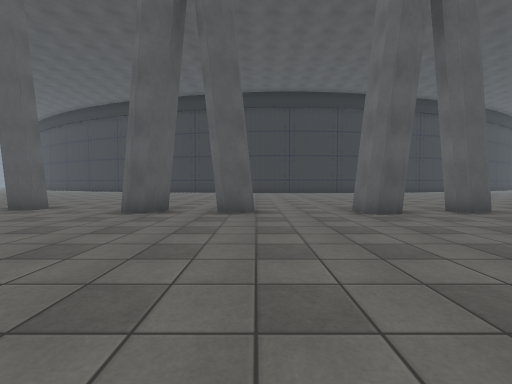
[1] (above)

17 first-person views from a walk through a 3-D level made in the Unity game engine. The camera is 1.2 m above the floor, tilts 2° down and sees 90° across. Doors are open. The floor is counted in squares, 2 m on a side. Each view is taken from the middle of a square. On the plan, view 1 faces up. The plan holds only what a view shows up to about 9 squares ahead; the rest is blank. The place goes on beyond the plan. Some animated figures are not drawn. Some surface patterns are stand-ins.

[2]
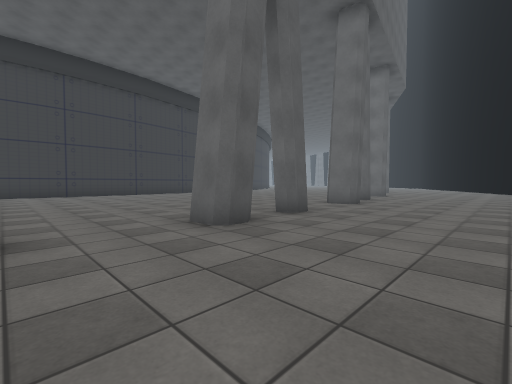

[3]
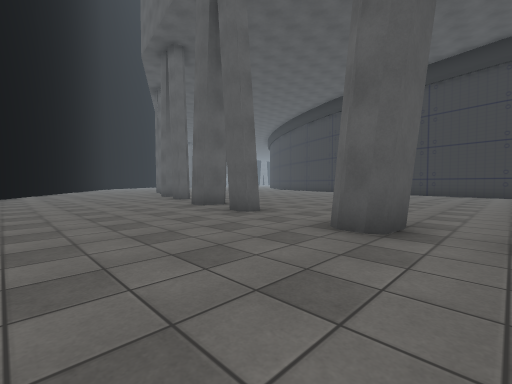

[4]
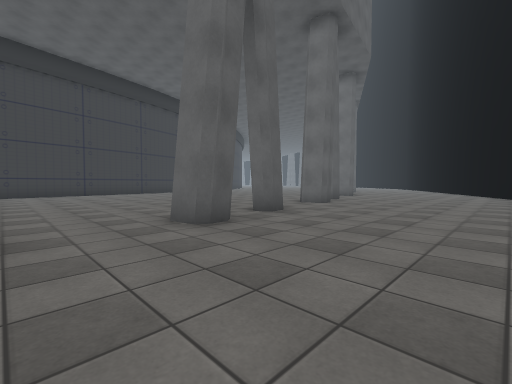

[5]
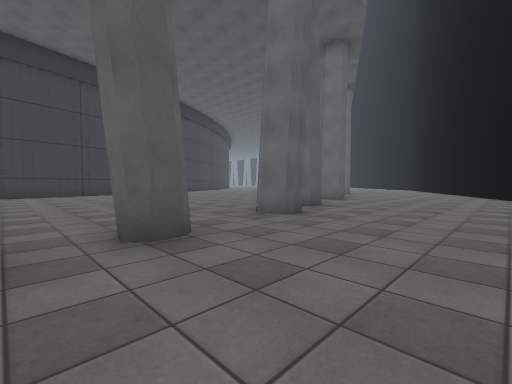

[6]
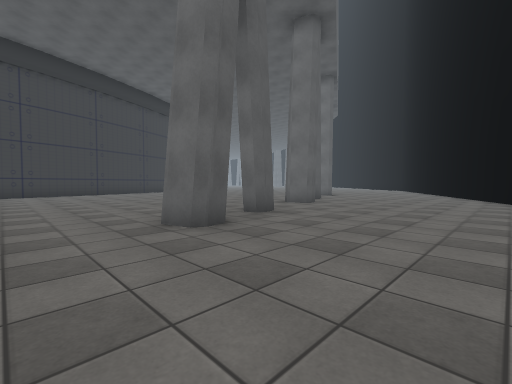

[7]
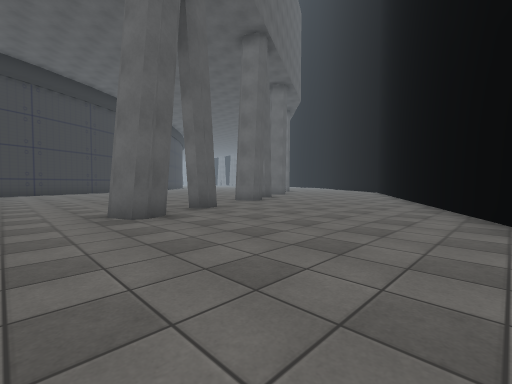

[8]
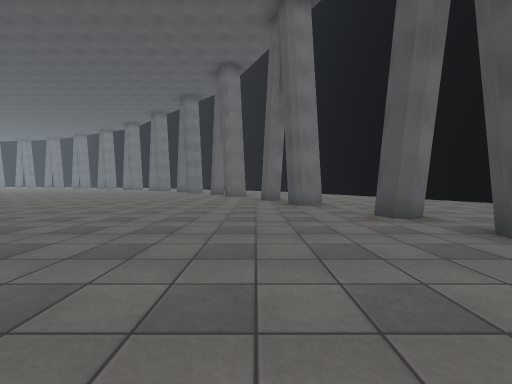

[9]
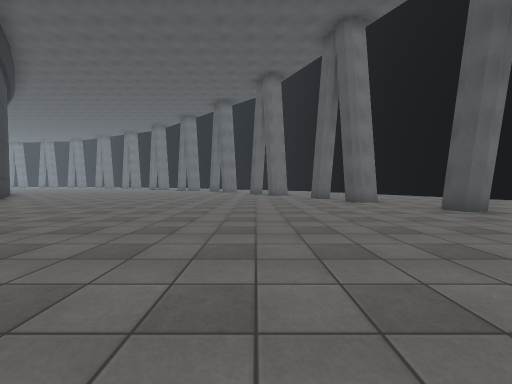

[10]
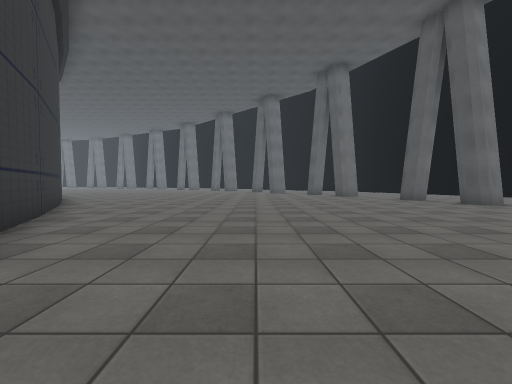

[11]
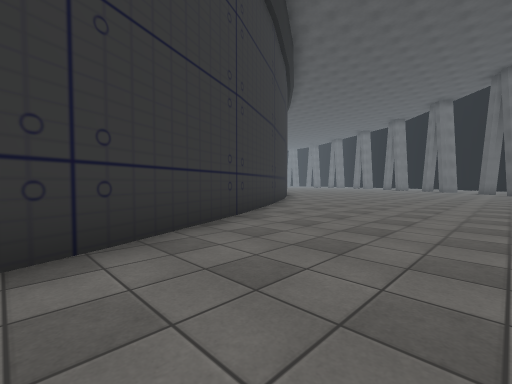

[12]
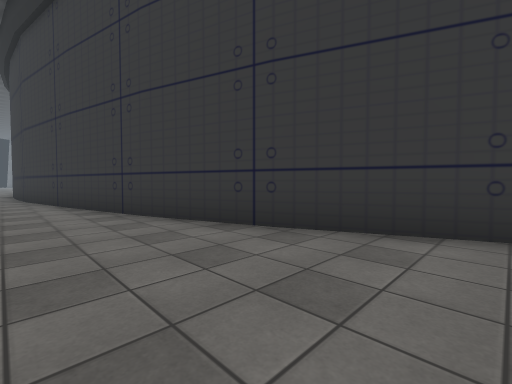

[13]
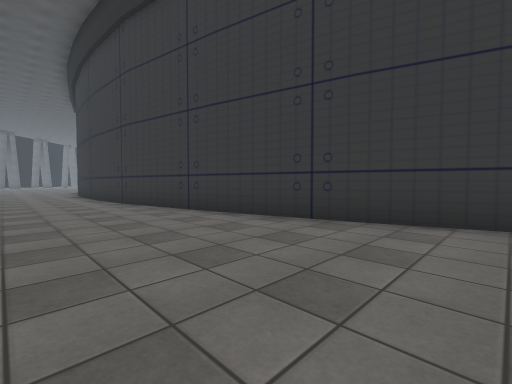

[14]
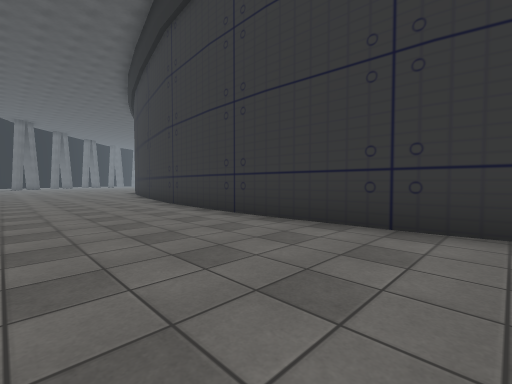

[15]
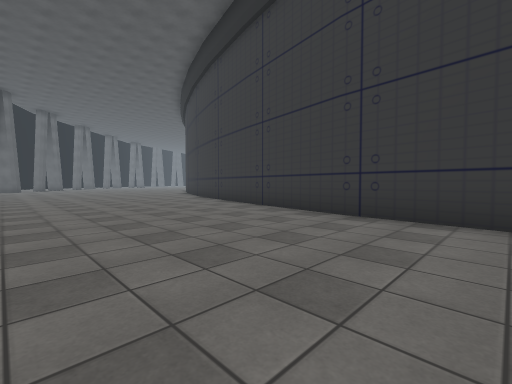

[16]
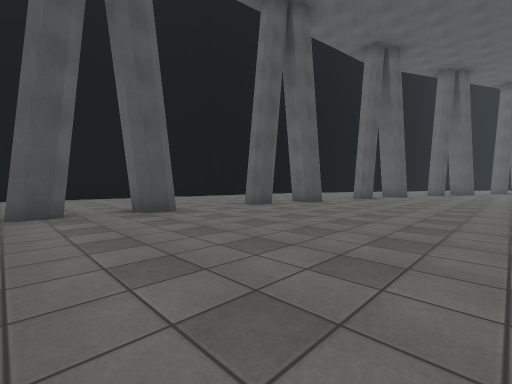

[17]
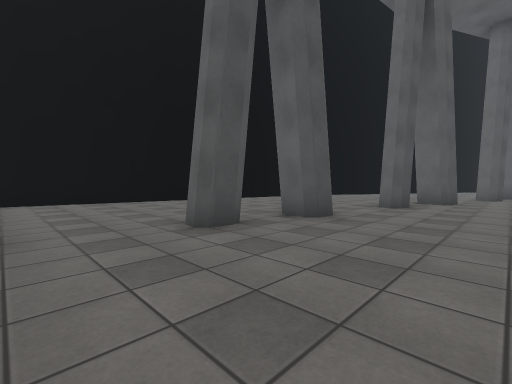

### Floor plan
Points are (right, up) in squares from view 1. A wall is a line through its corners. A room is listed if a view was taken in it or the views show most of it. See-through windows are left out.
Room 1 (views 1, 2, 3, 4, 5, 6, 7, 8, 9, 10, 11, 12, 13, 14, 15, 16, 17)
walls: (7, 5.1) (7, 5.9); (4.6, 5.1) (4.1, 5); (9.6, 5.6) (9, 5.5); (2.8, 4.8) (2.2, 4.8) (2.2, 5.5); (5.4, 15.6) (2.8, 15.4); (2.9, 15.2) (-1.4, 15.6); (12.5, 6.1) (11.9, 5.9) (11.7, 6.6); (-0.2, 5) (-0.7, 5.1); (-0.7, 5.6) (-0.2, 5.6); (14.3, 6.7) (13.8, 6.5); (-2.5, 5.9) (-1.9, 5.9) (-2, 5) (-2.6, 5.1); (11.3, 16.7) (5.3, 15.6); (-1.2, 15.5) (-6.2, 16.5); (16.6, 7.3) (16.4, 7.9); (-5.1, 5.5) (-5.6, 5.6); (-5.5, 6.2) (-5, 6.1); (18.2, 8.6) (18.6, 8.8); (-6.7, 6.5) (-6.8, 5.8); (19, 8.3) (18.5, 8.1); (21.1, 9.2) (20.8, 9.8) (21.3, 10.1); (20, 3) (23.5, 4.8); (-7.6, 0.9) (-2.9, 0.1); (-10.2, 7.3) (-9.7, 7.1); (18.7, 19.7) (11.3, 16.6); (22.7, 10) (22.4, 10.6) (23, 10.9); (-11.9, 8) (-11.3, 7.8) (-11.5, 7.1); (22.7, 22.4) (18.4, 19.8)
ways out: gap at (-1, 5); gap at (3, 5); gap at (18, 8)

Positions as (right, up) in squares from view 1, and headings:
1: (0, 0), facing up
2: (0, 2), facing up-right
3: (-1, 2), facing up-left
4: (5, 2), facing up-right
5: (8, 3), facing up-right
6: (10, 3), facing up-right
7: (15, 3), facing up-right
8: (14, 11), facing right
9: (13, 13), facing right
10: (14, 16), facing right
11: (13, 15), facing up-right
12: (16, 15), facing up-left
13: (13, 13), facing up-left
14: (6, 12), facing up-left
15: (1, 11), facing up-left
16: (0, 11), facing down-left
17: (-3, 9), facing down-left
